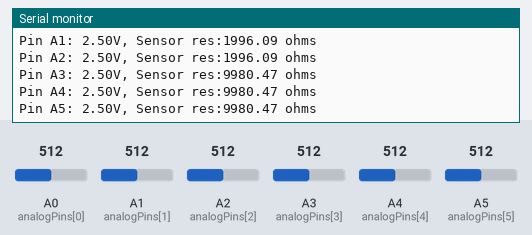
This sketch was run on a simulated Arduino Uno, built with avr-gcc and run on an emulated ATmega328P. On the bench: the last lines printed to the serial monitor. The test bench sets the inputs (shaded band); at power-on: A0 (analogPins[0]) = 512, A1 (analogPins[1]) = 512, A2 (analogPins[2]) = 512, A3 (analogPins[3]) = 512, A4 (analogPins[4]) = 512, A5 (analogPins[5]) = 512.

Above: at 1.9 s.
2.0 s: A0 (analogPins[0]) set to 716
3.7 s: A1 (analogPins[1]) set to 716
5.4 s: A2 (analogPins[2]) set to 716
7.1 s: A3 (analogPins[3]) set to 716
At 8.2 s:
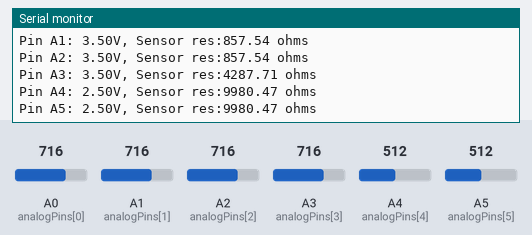
8.8 s: A4 (analogPins[4]) set to 494
At 10.6 s:
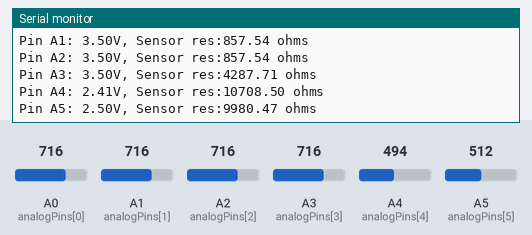
13.3 s: A5 (analogPins[5]) set to 716
At 14.2 s:
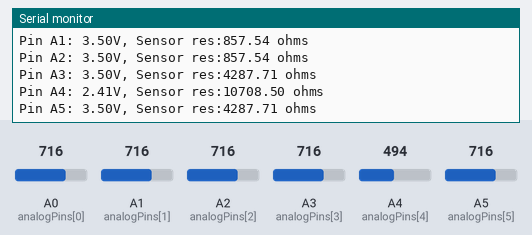
Timing chart, 0 to 16.0 s (numbered marks = the images above; inputs shaded):
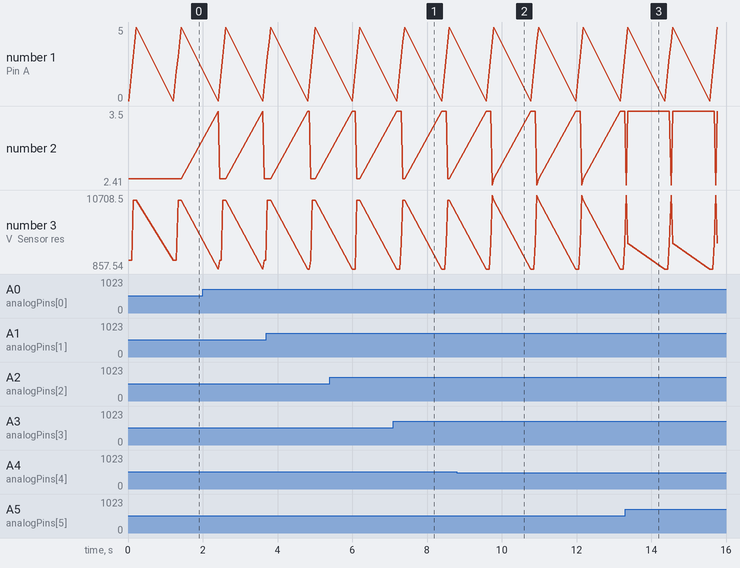

The sketch:

Seeeduino_EM26.ino
```cpp
int analogPins[] = {A0, A1, A2, A3, A4, A5}; // Array of analog pins
float voltage; // Variable to store voltage values
float resistance; // Variable to store resistance values
const float Vin = 5.0; // Reference voltage

void setup() {
  Serial.begin(9600); // Setup serial communication
}

void loop() {
  Serial.println("-------------");
  for (int i = 0; i < 6; i++) {
    int val = analogRead(analogPins[i]); // Read the input pin
    voltage = (val / 1023.0) * Vin; // Convert to voltage
    if (i < 3) {
      resistance = calcR(voltage, 2000); // Calculate resistance for 2k ohm(JP1) resistor
    } else {
      resistance = calcR(voltage,10000); // Calculate resistance for 10k ohm(JP2) resistor
    }
    String format = "Pin A" + String(i) + ": " + String(voltage) + "V, " +"Sensor res:"+ String(resistance) + " ohms";
    Serial.println(format);
  }
  delay(1000); // Wait for a second before the next reading
}

float calculateResistance2k(float Vout) {
  const float R1 = 2000; // 2k ohm resistor
  return R1 * ((Vin / Vout) - 1);
}

float calculateResistance10k(float Vout) {
  const float R1 = 10000; // 10k ohm resistor
  return R1 * ((Vin / Vout) - 1);
}

float calcR(float Vout, float resistance){
  return resistance * ((Vin / Vout) - 1);
}
```

Measured:
- after the input at 7.1 s, the serial monitor: prints a new line after 0.22 s (image 1)
- after the input at 8.8 s, the serial monitor: prints a new line after 0.95 s (image 2)
- after the input at 13.3 s, the serial monitor: prints a new line after 0.08 s (image 3)
